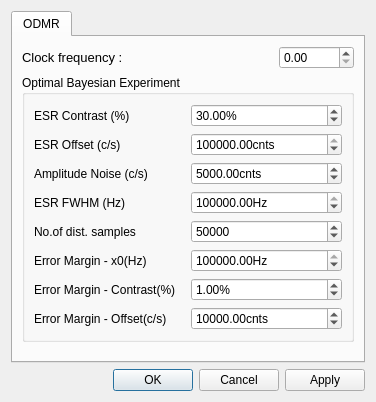
<?xml version="1.0" encoding="UTF-8"?>
<ui version="4.0">
 <class>SettingsDialog</class>
 <widget class="QDialog" name="SettingsDialog">
  <property name="windowModality">
   <enum>Qt::WindowModal</enum>
  </property>
  <property name="geometry">
   <rect>
    <x>0</x>
    <y>0</y>
    <width>376</width>
    <height>402</height>
   </rect>
  </property>
  <property name="windowTitle">
   <string>qudi: OptBay ODMR - Settings</string>
  </property>
  <layout class="QGridLayout" name="gridLayout_2">
   <item row="0" column="0">
    <widget class="QTabWidget" name="tabWidget">
     <widget class="QWidget" name="odmrtab">
      <attribute name="title">
       <string>ODMR</string>
      </attribute>
      <layout class="QGridLayout" name="gridLayout">
       <item row="2" column="0">
        <spacer name="verticalSpacer">
         <property name="orientation">
          <enum>Qt::Vertical</enum>
         </property>
         <property name="sizeHint" stdset="0">
          <size>
           <width>20</width>
           <height>40</height>
          </size>
         </property>
        </spacer>
       </item>
       <item row="1" column="0">
        <widget class="QGroupBox" name="optBay_groupBox">
         <property name="title">
          <string>Optimal Bayesian Experiment</string>
         </property>
         <property name="checkable">
          <bool>false</bool>
         </property>
         <layout class="QGridLayout" name="gridLayout_3">
          <item row="2" column="0">
           <layout class="QHBoxLayout" name="horizontalLayout_12">
            <item>
             <widget class="QLabel" name="label_17">
              <property name="text">
               <string>Amplitude Noise (c/s)</string>
              </property>
             </widget>
            </item>
            <item>
             <widget class="ScienDSpinBox" name="esr_noise_SpinBox">
              <property name="suffix">
               <string>cnts</string>
              </property>
              <property name="maximum">
               <double>10000000000000000000000.000000000000000</double>
              </property>
              <property name="value">
               <double>5000.000000000000000</double>
              </property>
             </widget>
            </item>
           </layout>
          </item>
          <item row="1" column="0">
           <layout class="QHBoxLayout" name="horizontalLayout_11">
            <item>
             <widget class="QLabel" name="label_16">
              <property name="text">
               <string>ESR Offset (c/s)</string>
              </property>
             </widget>
            </item>
            <item>
             <widget class="ScienDSpinBox" name="esr_offset_SpinBox">
              <property name="suffix">
               <string>cnts</string>
              </property>
              <property name="maximum">
               <double>10000000000000000000.000000000000000</double>
              </property>
              <property name="value">
               <double>100000.000000000000000</double>
              </property>
             </widget>
            </item>
           </layout>
          </item>
          <item row="0" column="0">
           <layout class="QHBoxLayout" name="horizontalLayout_10">
            <item>
             <widget class="QLabel" name="label_15">
              <property name="text">
               <string>ESR Contrast (%)</string>
              </property>
             </widget>
            </item>
            <item>
             <widget class="ScienDSpinBox" name="esr_contrast_SpinBox">
              <property name="suffix">
               <string>%</string>
              </property>
              <property name="value">
               <double>30.000000000000000</double>
              </property>
             </widget>
            </item>
           </layout>
          </item>
          <item row="3" column="0">
           <layout class="QHBoxLayout" name="horizontalLayout_13">
            <item>
             <widget class="QLabel" name="label_20">
              <property name="text">
               <string>ESR FWHM (Hz)</string>
              </property>
             </widget>
            </item>
            <item>
             <widget class="ScienDSpinBox" name="esr_fwhm_SpinBox">
              <property name="suffix">
               <string>Hz</string>
              </property>
              <property name="maximum">
               <double>999999999.000000000000000</double>
              </property>
              <property name="value">
               <double>7000000.000000000000000</double>
              </property>
             </widget>
            </item>
           </layout>
          </item>
          <item row="4" column="0">
           <layout class="QHBoxLayout" name="horizontalLayout_31">
            <item>
             <widget class="QLabel" name="label_29">
              <property name="text">
               <string>No.of dist. samples</string>
              </property>
             </widget>
            </item>
            <item>
             <widget class="QSpinBox" name="esr_nSamples_SpinBox">
              <property name="suffix">
               <string/>
              </property>
              <property name="minimum">
               <number>1</number>
              </property>
              <property name="maximum">
               <number>1000000000</number>
              </property>
              <property name="value">
               <number>50000</number>
              </property>
             </widget>
            </item>
           </layout>
          </item>
          <item row="6" column="0">
           <layout class="QHBoxLayout" name="horizontalLayout_20">
            <item>
             <widget class="QLabel" name="label_23">
              <property name="text">
               <string>Error Margin - Contrast(%)</string>
              </property>
             </widget>
            </item>
            <item>
             <widget class="ScienDSpinBox" name="esr_errorMarginContrast_SpinBox">
              <property name="suffix">
               <string>%</string>
              </property>
              <property name="value">
               <double>1.000000000000000</double>
              </property>
             </widget>
            </item>
           </layout>
          </item>
          <item row="5" column="0">
           <layout class="QHBoxLayout" name="horizontalLayout_19">
            <item>
             <widget class="QLabel" name="label_22">
              <property name="text">
               <string>Error Margin - x0(Hz)</string>
              </property>
             </widget>
            </item>
            <item>
             <widget class="ScienDSpinBox" name="esr_errorMarginCenter_SpinBox">
              <property name="suffix">
               <string>Hz</string>
              </property>
              <property name="maximum">
               <double>999999999.000000000000000</double>
              </property>
              <property name="value">
               <double>1000000.000000000000000</double>
              </property>
             </widget>
            </item>
           </layout>
          </item>
          <item row="7" column="0">
           <layout class="QHBoxLayout" name="horizontalLayout_30">
            <item>
             <widget class="QLabel" name="label_28">
              <property name="text">
               <string>Error Margin - Offset(c/s)</string>
              </property>
             </widget>
            </item>
            <item>
             <widget class="ScienDSpinBox" name="esr_errorMarginOffset_SpinBox">
              <property name="suffix">
               <string>cnts</string>
              </property>
              <property name="maximum">
               <double>999999999999999983222784.000000000000000</double>
              </property>
              <property name="value">
               <double>10000.000000000000000</double>
              </property>
             </widget>
            </item>
           </layout>
          </item>
         </layout>
        </widget>
       </item>
       <item row="0" column="0">
        <layout class="QHBoxLayout" name="horizontalLayout">
         <item>
          <widget class="QLabel" name="label_2">
           <property name="font">
            <font>
             <pointsize>10</pointsize>
            </font>
           </property>
           <property name="toolTip">
            <string>That is the inverse time how long the scanner stays at the desired frequency and counts.</string>
           </property>
           <property name="text">
            <string>Clock frequency :</string>
           </property>
          </widget>
         </item>
         <item>
          <widget class="QDoubleSpinBox" name="clock_frequency_DoubleSpinBox">
           <property name="sizePolicy">
            <sizepolicy hsizetype="Expanding" vsizetype="Fixed">
             <horstretch>0</horstretch>
             <verstretch>0</verstretch>
            </sizepolicy>
           </property>
           <property name="maximumSize">
            <size>
             <width>75</width>
             <height>16777215</height>
            </size>
           </property>
           <property name="maximum">
            <double>100000.000000000000000</double>
           </property>
          </widget>
         </item>
        </layout>
       </item>
      </layout>
     </widget>
    </widget>
   </item>
   <item row="1" column="0">
    <widget class="QDialogButtonBox" name="buttonBox">
     <property name="orientation">
      <enum>Qt::Horizontal</enum>
     </property>
     <property name="standardButtons">
      <set>QDialogButtonBox::Apply|QDialogButtonBox::Cancel|QDialogButtonBox::Ok</set>
     </property>
    </widget>
   </item>
  </layout>
 </widget>
 <customwidgets>
  <customwidget>
   <class>ScienDSpinBox</class>
   <extends>QDoubleSpinBox</extends>
   <header>qtwidgets.scientific_spinbox.h</header>
  </customwidget>
 </customwidgets>
 <tabstops>
  <tabstop>tabWidget</tabstop>
  <tabstop>clock_frequency_DoubleSpinBox</tabstop>
  <tabstop>esr_contrast_SpinBox</tabstop>
  <tabstop>esr_offset_SpinBox</tabstop>
  <tabstop>esr_noise_SpinBox</tabstop>
  <tabstop>esr_fwhm_SpinBox</tabstop>
  <tabstop>esr_nSamples_SpinBox</tabstop>
  <tabstop>esr_errorMarginCenter_SpinBox</tabstop>
  <tabstop>esr_errorMarginContrast_SpinBox</tabstop>
  <tabstop>esr_errorMarginOffset_SpinBox</tabstop>
 </tabstops>
 <resources/>
 <connections>
  <connection>
   <sender>buttonBox</sender>
   <signal>accepted()</signal>
   <receiver>SettingsDialog</receiver>
   <slot>accept()</slot>
   <hints>
    <hint type="sourcelabel">
     <x>248</x>
     <y>254</y>
    </hint>
    <hint type="destinationlabel">
     <x>157</x>
     <y>274</y>
    </hint>
   </hints>
  </connection>
  <connection>
   <sender>buttonBox</sender>
   <signal>rejected()</signal>
   <receiver>SettingsDialog</receiver>
   <slot>reject()</slot>
   <hints>
    <hint type="sourcelabel">
     <x>316</x>
     <y>260</y>
    </hint>
    <hint type="destinationlabel">
     <x>286</x>
     <y>274</y>
    </hint>
   </hints>
  </connection>
 </connections>
</ui>
